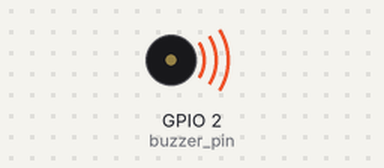
The sketch below on a simulated ESP32. Parts: buzzer (waves = sounding).

Above: at 0.1 s.
Timing chart, 0 to 1.6 s (numbered marks = the images above):
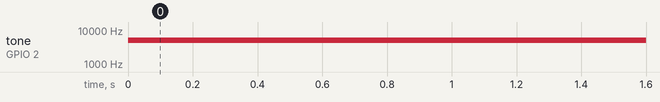

The sketch:

PWM.ino
```cpp
int buzzer_pin = 2;

String freq_str;

int freq = 5000; // 设置PWM的频率
int ledChannel = 0; // 设置PWM的通道
int resolution = 8; // 设置PWM 占空比的分辨率 最大占空比为 2^8 = 256

void setup() {
  Serial.begin(115200);
  ledcSetup(ledChannel, freq, resolution); // PWM初始化
  ledcAttachPin(buzzer_pin, ledChannel); // 绑定PWM通道到GPIO2上
}

void loop() {
  if(Serial.available() > 0) //判断串口是否接收到消息
  {
    freq = 0; //将频率归零
    freq_str = Serial.readString(); //读取串口接收到的频率信息
    for(int i=0;i<freq_str.length()-1;i++)
    {
      freq = freq*10 + (freq_str.charAt(i)-'0');
    }
    ledcSetup(ledChannel, freq, resolution); // PWM初始化
  }

  ledcWrite(ledChannel, 127); //设置占空比
}
```

Measured:
- by itself, tone on GPIO 2 (buzzer_pin): silent → 5000 Hz at 0.00 s
